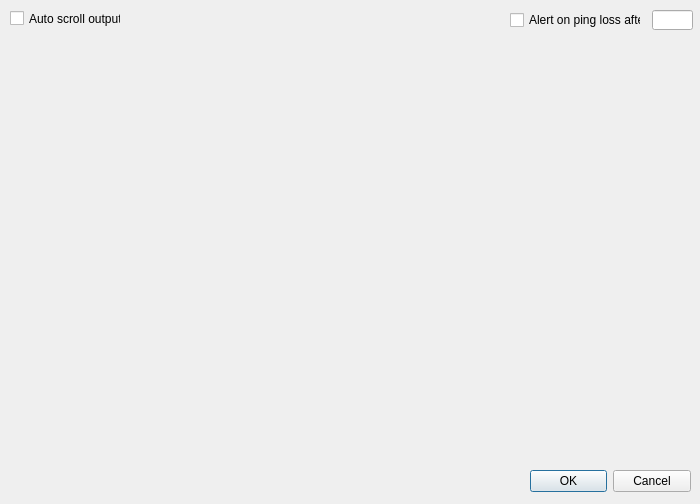
<?xml version="1.0" encoding="UTF-8"?>
<ui version="4.0">
 <class>Dialog</class>
 <widget class="QDialog" name="Dialog">
  <property name="geometry">
   <rect>
    <x>0</x>
    <y>0</y>
    <width>700</width>
    <height>504</height>
   </rect>
  </property>
  <property name="sizePolicy">
   <sizepolicy hsizetype="Fixed" vsizetype="Fixed">
    <horstretch>0</horstretch>
    <verstretch>0</verstretch>
   </sizepolicy>
  </property>
  <property name="windowTitle">
   <string>Prefrences</string>
  </property>
  <widget class="QDialogButtonBox" name="buttonBox">
   <property name="geometry">
    <rect>
     <x>530</x>
     <y>470</y>
     <width>161</width>
     <height>23</height>
    </rect>
   </property>
   <property name="orientation">
    <enum>Qt::Horizontal</enum>
   </property>
   <property name="standardButtons">
    <set>QDialogButtonBox::Cancel|QDialogButtonBox::Ok</set>
   </property>
  </widget>
  <widget class="QCheckBox" name="checkBox">
   <property name="geometry">
    <rect>
     <x>10</x>
     <y>10</y>
     <width>111</width>
     <height>17</height>
    </rect>
   </property>
   <property name="text">
    <string>Auto scroll output</string>
   </property>
  </widget>
  <widget class="QCheckBox" name="checkBox_2">
   <property name="geometry">
    <rect>
     <x>510</x>
     <y>10</y>
     <width>131</width>
     <height>20</height>
    </rect>
   </property>
   <property name="text">
    <string>Alert on ping loss after:</string>
   </property>
  </widget>
  <widget class="QLineEdit" name="lineEdit">
   <property name="geometry">
    <rect>
     <x>652</x>
     <y>10</y>
     <width>41</width>
     <height>20</height>
    </rect>
   </property>
   <property name="inputMask">
    <string>000</string>
   </property>
  </widget>
 </widget>
 <resources/>
 <connections>
  <connection>
   <sender>buttonBox</sender>
   <signal>accepted()</signal>
   <receiver>Dialog</receiver>
   <slot>accept()</slot>
   <hints>
    <hint type="sourcelabel">
     <x>248</x>
     <y>254</y>
    </hint>
    <hint type="destinationlabel">
     <x>157</x>
     <y>274</y>
    </hint>
   </hints>
  </connection>
  <connection>
   <sender>buttonBox</sender>
   <signal>rejected()</signal>
   <receiver>Dialog</receiver>
   <slot>reject()</slot>
   <hints>
    <hint type="sourcelabel">
     <x>316</x>
     <y>260</y>
    </hint>
    <hint type="destinationlabel">
     <x>286</x>
     <y>274</y>
    </hint>
   </hints>
  </connection>
 </connections>
</ui>
